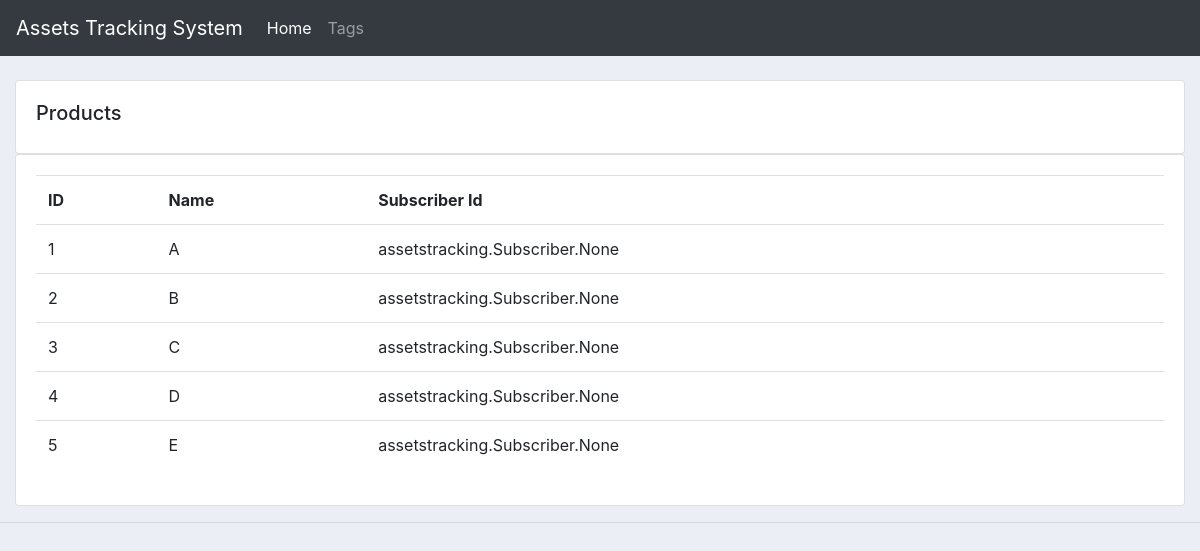
Page /assets/tags/ on the committed database.
### assetstracking/models.py (models this page shows, shortened)
class Tag(models.Model):
    tag_id = models.IntegerField(null=True)
    asset_name = models.CharField(max_length=200, null=True)
    subscriber_id = models.ManyToManyField(Subscriber)

### assetstracking/views.py (the view)
# urls.py: path('tags/', views.tags, name="tags"),
def tags(request):
    tags = Tag.objects.all()
    return render(request, 'assetstracking/tags.html', {'tags': tags})

### assetstracking/templates/assetstracking/tags.html
{%  extends 'assetstracking/main.html' %}
{% block content %}
		<br>
		<div class="row">
			<div class="col-md">
				<div class="card card-body">
					<h5>Products</h5>
				</div>
				<div class="card card-body">
					<table class="table">
						<tr>
							<th>ID</th>
							<th>Name</th>
							<th>Subscriber Id</th>
						</tr>
						{% for i in tags %}
							<tr>
								<td>{{i.tag_id}}</td>
								<td>{{i.asset_name}}</td>
								<td>{{i.subscriber_id}}</td>
							</tr>
						{% endfor %}
					</table>
				</div>
			</div>
		</div>
{% endblock content %}

### assetstracking/templates/assetstracking/main.html (style rules this page uses)
body { background-color: #ebeff5; }

### rows in the picture
Tag: tag_id "1", asset_name "A", subscriber_id "assetstracking.Subscriber.None"
Tag: tag_id "2", asset_name "B", subscriber_id "assetstracking.Subscriber.None"
Tag: tag_id "3", asset_name "C", subscriber_id "assetstracking.Subscriber.None"
Tag: tag_id "4", asset_name "D", subscriber_id "assetstracking.Subscriber.None"
Tag: tag_id "5", asset_name "E", subscriber_id "assetstracking.Subscriber.None"
